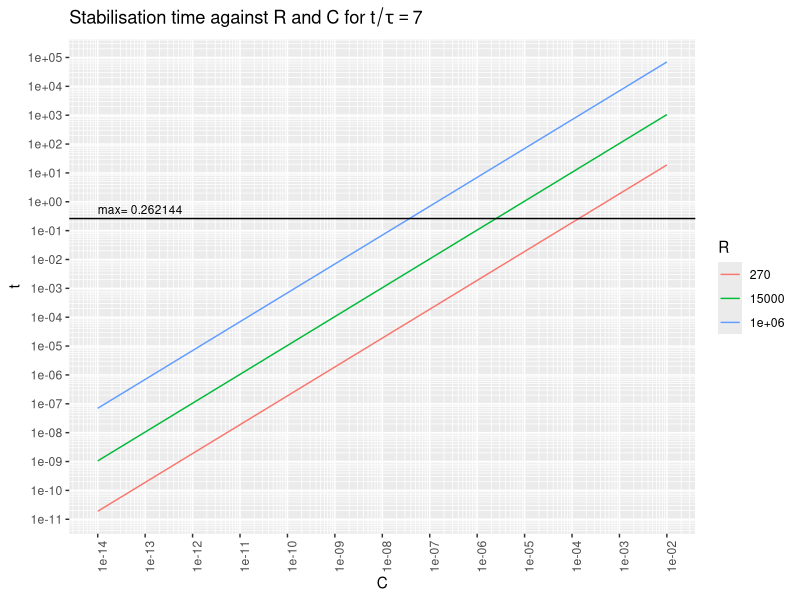
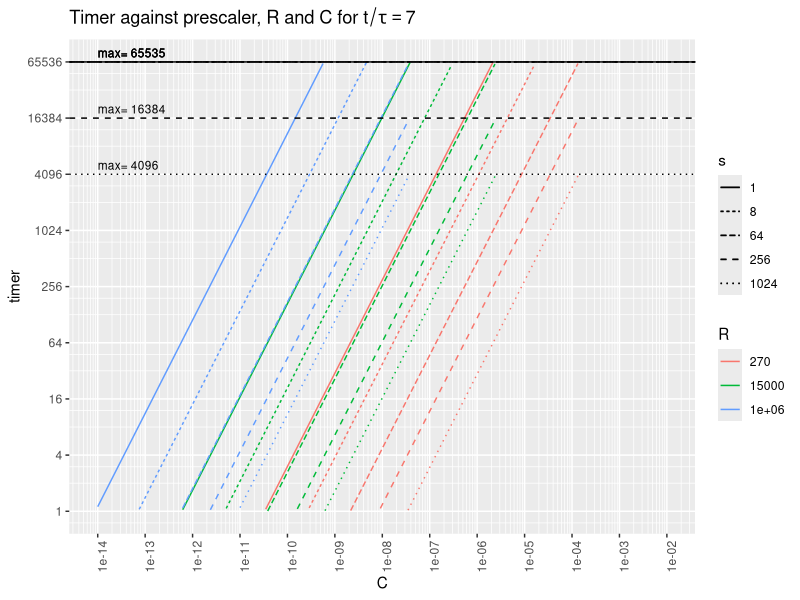
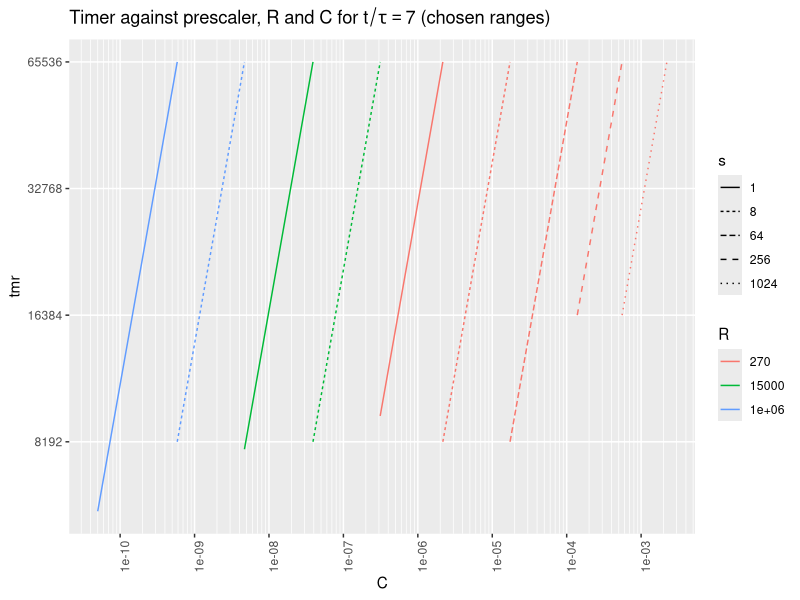

Here is the R script that generated these plots, in order:
#!/usr/bin/R -q --vanilla -f
options(echo=F)

library(ggplot2)
library(scales)


# Variable setup ###########################################################

# taus = t/RC
# t = timer*s/f

R = t(c(270, 15e3, 1e6))    # all drive resistors
colnames(R) = R
taustable = 7               # taus to stabilization
taufall = -log(1.1/5)       # taus from 5V to 1.1V
taurise = -log(1-1.1/5)     # taus from 0V to 1.1V     
f = 16e6                    # timer frequency
s = matrix(2^c(0,3,6,8,10)) # all prescaler factors
rownames(s) = s

# To choose the various scales, either we want to choose a
# minimum timer resolution and then optimize for fastest time,
# or choose a maximum time and then optimize for highest resolution.
# Here we're doing the latter.
tmax = 4e-6 * 2^16          # allows for nice range endings at a timer of 0xFFFF
timermax = pmin(tmax*f/s, 2^16-1)

# Based on the max time and timer, max caps for each R and s
Cmax = (timermax*s/f/taustable) %*% (1/R)

# Based on a timer count of 1, min caps for each R and s
Cmin = (s/f/taurise) %*% (1/R)

# various capacitors over the full range
C = matrix(10^seq(-14, -2, by=1/24))
rownames(C) = C  # sprintf('%.2e', C)

# The stabilization time is two-dimensional, over C and R.
tm = taustable*C %*% R

# The stabilization timer value is three-dimensional, over C, R, and s.
timer = drop((f*tm) %o% (1/s))
tmrcompare = aperm(drop(replicate(length(C),
                                  replicate(length(R), timermax))),
                   c(3,2,1))
timer[timer>tmrcompare | timer<1] = NA

# To perform actual range selection:
# There is only one range selected for every C.
# For each C, select the R and s for which:
#   t < tmax
#   1 <= timer < 2^16
#   timer is maximal
# critical points are for each C where:
#   timer crosses 1 or 2^16
#   t crosses tmax
# 6 = t/RC = tim*s/RC/16MHz
# C = t/6R = tim*s/6R/16MHz
# Ccrit = tmax/6R = 2^16*s/6R/16MHz
crit = expand.grid(R=R,s=s)
Ccrit = with(crit, c(s/f/R, 2^16*s/f/R, tmax/R))/taustable
crit = expand.grid(R=R, s=s, C=Ccrit)
crit$t = with(crit, taustable*R*C)
crit$tmr = with(crit, t*f/s)
eps=1e-6  # epsilon tolerance required to accommodate for float error
# Only keep conformant rows.
crit = crit[crit$tmr>=1-eps &
            crit$tmr<=2^16+eps &
            (crit$t<=tmax+eps | crit$R==R[1]),]
# Suitability of every range at a certain C is determined mainly by the highest
# timer but also by the lowest time.
crit = crit[with(crit, order(-C, -tmr^3/t)),]
# We now need pairs of R&s: the first in each pair being either the extreme
# lowest C or the C where the previous range cut out; and the second being the
# maximum condition.
ranges = tail(crit, 1)
samec = ranges
repeat {
   # Find the furthest row with the same R and s
   edge = crit[which(crit$R==samec$R & crit$s==samec$s)[1],]
   ranges = rbind(ranges, edge)
   # Find the (different, conformant) row with the same C and the highest timer
   samec = crit[which(crit$C == edge$C &
                      crit$tmr < 2^16-eps &
                      crit$R <= edge$R &
                      (crit$t < tmax-eps | crit$R==R[1])),][1,]
   if (is.na(samec$R)) break
   ranges = rbind(ranges, samec)
}
rownames(ranges) = 1:(nrow(ranges))
print(ranges)


# Plot utilities ###########################################################

# Adapted from https://stackoverflow.com/questions/30179442
log_breaks = function(maj, radix=10) {
  function(x) {
    minx = floor(min(logb(x, radix), na.rm=T)) - 1
    maxx = ceiling(max(logb(x, radix), na.rm=T)) + 1
    n_major = maxx - minx + 1
    major_breaks = minx:maxx
    if (maj) {
      breaks = major_breaks
    } else {
      breaks = rep(logb(1:(radix-1), radix), times=n_major) +
               rep(major_breaks, each=radix-1)
    }
    radix^breaks
  }
}
# See https://github.com/tidyverse/ggplot2/blob/master/R/scale-continuous.r#L160
scale_x_log_eng = function(..., radix=10) {
  scale_x_continuous(..., trans=log_trans(radix),
                     breaks=log_breaks(T, radix),
                     minor_breaks=log_breaks(F, radix))
}
scale_y_log_eng = function(..., radix=10) {
  scale_y_continuous(..., trans=log_trans(radix),
                     breaks=log_breaks(T, radix),
                     minor_breaks=log_breaks(F, radix))
}
xaxis_text_vert = function() {
  theme(axis.text.x=element_text(angle=90))
}


# Plotting #################################################################

tm_df = as.data.frame.table(tm)
colnames(tm_df) = c('C', 'R', 't')
tm_df$C = as.numeric(levels(tm_df$C))[tm_df$C]
ggplot(tm_df, aes(x=C, y=t)) +
   ggtitle(bquote(paste('Stabilisation time against R and C for ',
                        t/tau == .(taustable)))) +
   geom_line(aes(colour=R, group=R)) +
   geom_hline(aes(yintercept=tmax)) +
   geom_text(data=data.frame(), size=3,
             aes(x=1e-14, y=tmax, label=paste('max=', tmax),
                 hjust='left', vjust=-0.5)) +
   scale_x_log_eng() + scale_y_log_eng() + xaxis_text_vert()


tmr_df = as.data.frame.table(timer)
colnames(tmr_df) = c('C', 'R', 's', 'timer')
tmr_df$C = as.numeric(levels(tmr_df$C))[tmr_df$C]

maxdf = data.frame(timer=timermax, s=factor(s))
maxnames = data.frame(C=1e-14, s=factor(s), timer=timermax)

ggplot(tmr_df, aes(x=C, y=timer, linetype=s)) +
   ggtitle(bquote(paste('Timer against prescaler, R and C for ',
                        t/tau == .(taustable)))) +
   geom_line(aes(colour=R, group=interaction(R,s))) +
   geom_hline(data=maxdf, aes(yintercept=timer, linetype=s, group=s)) +
   geom_text(data=maxnames, size=3,
      aes(label=paste('max=',timer), hjust='left', vjust=-0.5, group=s)) +
   scale_x_log_eng() + xaxis_text_vert() +
   scale_y_log_eng(radix=4, limits=2^c(0,16))


# At the bottom end, cut off at typical parasitic capacitance
ranges[ranges$tmr==1,] = data.frame(R=1e6, s=1, C=50e-12,
                                    t=taustable*1e6*50e-12,
                                    tmr=taustable*1e6*50e-12*f)
ranges$s = factor(ranges$s)
ranges$R = factor(ranges$R)
ggplot(ranges, aes(x=C, y=tmr, colour=R, linetype=s,
                   group=interaction(R,s))) +
   ggtitle(bquote(paste('Timer against prescaler, R and C for ',
                        t/tau == .(taustable), ' (chosen ranges)'))) +
   geom_line() +
   scale_x_log_eng() + xaxis_text_vert() +
   scale_y_log_eng(radix=2)
